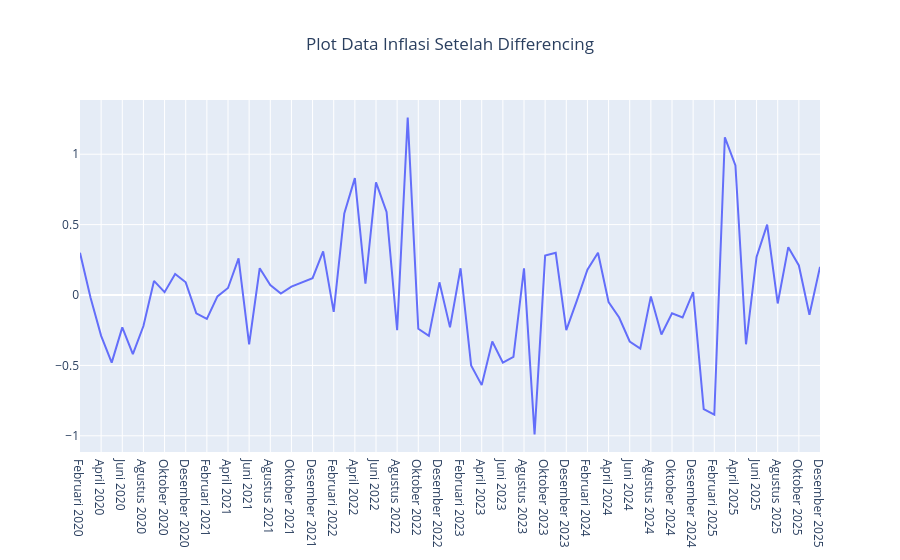

Notebook code cell kept with this figure:
### Markdown cell above
# 6. Plot Data Differencing

### Code cell
# Tampilkan Grafik Line Plot Setelah Differencing
plot_inflasi_diff = go.Scatter(
    x = waktu[1:],  
    y = tingkat_inflasi_diff,
    mode = 'lines'
)

layout_diff = {
    'title' : {
        'text' : 'Plot Data Inflasi Setelah Differencing',
        'x' : 0.5
    }
}

fig_diff = go.Figure(data = plot_inflasi_diff, layout = layout_diff)
fig_diff.show()

# Berdasarkan hasil uji ADF, data menjadi stasioner setelah melakukan differencing pertama. 
# Oleh karena itu, kita dapat melanjutkan ke tahap berikutnya untuk menentukan parameter ARIMA yang tepat dengan menggunakan plot ACF dan PACF.

### Figure 1 — Plotly figure (JSON) as saved in the notebook; plotly's stock layout.template omitted (floating-point values rounded to 4 significant figures)
{"data": [{"mode": "lines", "type": "scatter", "x": ["Februari 2020", "Maret 2020", "April 2020", "Mei 2020", "Juni 2020", "Juli 2020", "Agustus 2020", "September 2020", "Oktober 2020", "November 2020", "Desember 2020", "Januari 2021", "Februari 2021", "Maret 2021", "April 2021", "Mei 2021", "Juni 2021", "Juli 2021", "Agustus 2021", "September 2021", "Oktober 2021", "November 2021", "Desember 2021", "Januari 2022", "Februari 2022", "Maret 2022", "April 2022", "Mei 2022", "Juni 2022", "Juli 2022", "Agustus 2022", "September 2022", "Oktober 2022", "November 2022", "Desember 2022", "Januari 2023", "Februari 2023", "Maret 2023", "April 2023", "Mei 2023", "Juni 2023", "Juli 2023", "Agustus 2023", "September 2023", "Oktober 2023", "November 2023", "Desember 2023", "Januari 2024", "Februari 2024", "Maret 2024", "April 2024", "Mei 2024", "Juni 2024", "Juli 2024", "Agustus 2024", "September 2024", "Oktober 2024", "November 2024", "Desember 2024", "Januari 2025", "Februari 2025", "Maret 2025", "April 2025", "Mei 2025", "Juni 2025", "Juli 2025", "Agustus 2025", "September 2025", "Oktober 2025", "November 2025", "Desember 2025"], "y": [0.3, -0.02, -0.29, -0.48, -0.23, -0.42, -0.22, 0.1, 0.02, 0.15, 0.09, -0.13, -0.17, -0.01, 0.05, 0.26, -0.35, 0.19, 0.07, 0.01, 0.06, 0.09, 0.12, 0.31, -0.12, 0.58, 0.83, 0.08, 0.8, 0.59, -0.25, 1.26, -0.24, -0.29, 0.09, -0.23, 0.19, -0.5, -0.64, -0.33, -0.48, -0.44, 0.19, -0.99, 0.28, 0.3, -0.25, -0.04, 0.18, 0.3, -0.05, -0.16, -0.33, -0.38, -0.01, -0.28, -0.13, -0.16, 0.02, -0.81, -0.85, 1.12, 0.92, -0.35, 0.27, 0.5, -0.06, 0.34, 0.21, -0.14, 0.2]}], "layout": {"title": {"text": "Plot Data Inflasi Setelah Differencing", "x": 0.5}}}
